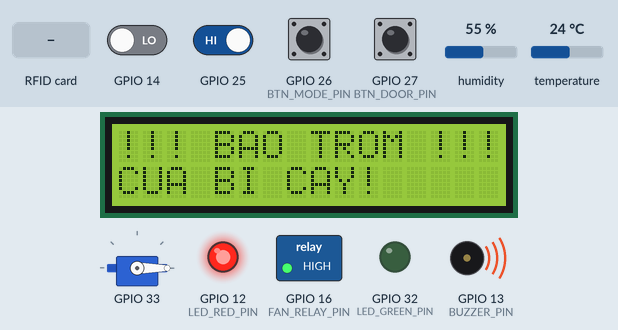
A program run on a simulated ESP32. Parts: servo, 16×2 character LCD, switched loads named in the program (green lamp = pin HIGH), output pins drawn as LEDs (lit = HIGH), buzzer (waves = sounding, pin HIGH). Dashed ring = blinking. Inputs (shaded band) come from the test bench; at power-on: GPIO 25, GPIO 26 (BTN_MODE_PIN), GPIO 27 (BTN_DOOR_PIN) HIGH, GPIO 14 LOW, temperature 24 °C, humidity 55 %. WiFi joins after 1.5 s; servers stay silent unless stated; uploads are accepted with an empty reply; EEPROM starts erased; what the program prints to the serial monitor is not drawn.

Above: at 3.3 s.
3.4 s: GPIO 27 (BTN_DOOR_PIN) pulled LOW for 0.15 s
At 3.74 s:
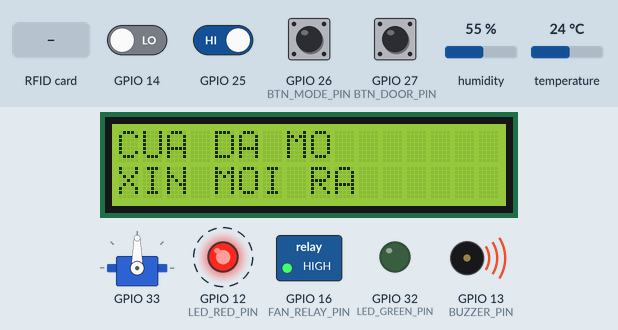
4.1 s: GPIO 26 (BTN_MODE_PIN) pulled LOW for 0.15 s
At 5.2 s:
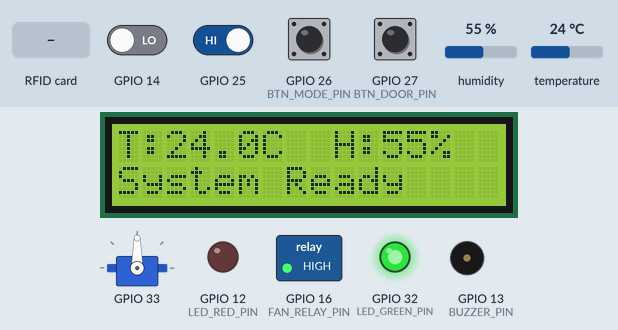
5.7 s: RFID card A1 21 34 16 held to the reader
At 6.1 s:
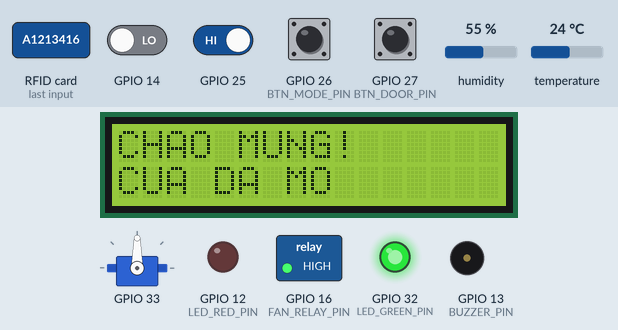
7.4 s: RFID card 5E 7A 19 C4 held to the reader
At 8.48 s:
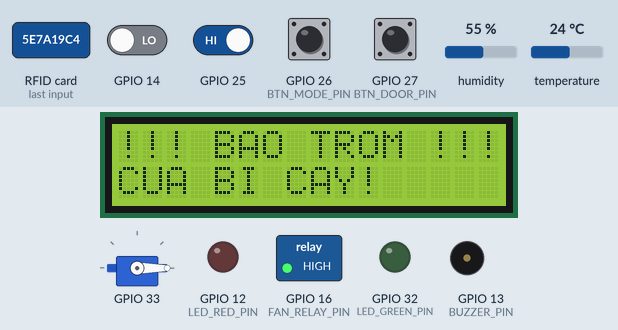
9.4 s: temperature set to 33 °C
13.4 s: temperature set to 36 °C
At 16.59 s:
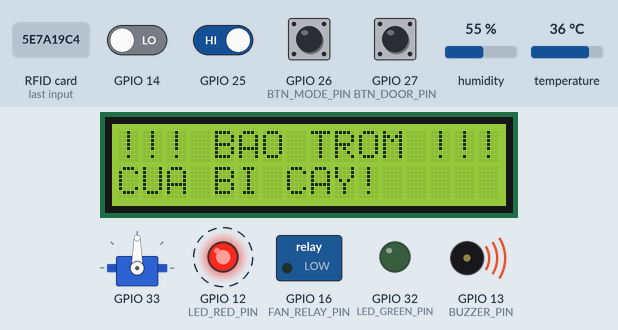
Timing chart, 0 to 19.4 s (numbered marks = the images above; inputs shaded):
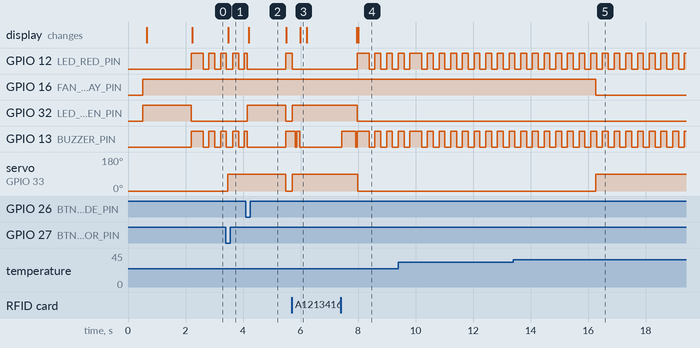

The program:

main.cpp
```cpp
#include <Arduino.h>
#include "config.h"

// ============================================================
// Nhom 5 - main.cpp  |  Trai tim he thong Smart Home
// Dieu phoi toan bo 5 module chay song song bang millis()
//
// TICH HOP TUNG BUOC:
//   [x] AlertManager  - Hoan chinh
//   [x] DoorSystem    - Hoan chinh
//   [ ] SensorManager - Cho Nhom 3 hoan thien roi bo comment
//   [ ] DisplayUI     - Cho Nhom 4 hoan thien roi bo comment
//   [ ] NetworkManager- Cho Nhom 1 hoan thien roi bo comment
// ============================================================

// --- MODULE DA HOAN CHINH ---
#include "AlertManager.h"
#include "DoorSystem.h"

// --- MODULE DANG PHAT TRIEN (bo comment khi nhom tuong ung nop code) ---
#include "SensorManager.h"
#include "DisplayUI.h"
#include "NetworkManager.h"

// ==========================================
// KHAI BAO DOI TUONG TOAN CUC
// ==========================================
AlertManager alert;
DoorSystem   door;

SensorManager  sensor;   // Uncomment khi Nhom 3 xong
DisplayUI      display;  // Uncomment khi Nhom 4 xong
// NetworkManager network;  // Uncomment khi Nhom 1 xong

// ==========================================
// BO DEM GUI DU LIEU LEN SERVER (10 giay / lan)
// ==========================================
static const unsigned long WEB_PUSH_INTERVAL = 10000; // 10 giay
static unsigned long lastWebPushTime = 0;

// ==========================================
// SETUP - Khoi tao toan bo he thong
// ==========================================
void setup() {
    Serial.begin(115200);
    delay(500); // Cho Serial on dinh
    Serial.println("==============================================");
    Serial.println("   Smart Home - He thong Canh bao v1.0");
    Serial.println("==============================================");

    // Khoi tao cac module theo thu tu
    pinMode(FAN_RELAY_PIN, OUTPUT);
    digitalWrite(FAN_RELAY_PIN, HIGH); // Tắt quạt mặc định (Kích mức thấp nên HIGH là Tắt)

    alert.init();    // 1. He thong canh bao (AlertManager)
    door.init();     // 2. He thong cua RFID (DoorSystem)

    sensor.init();  // 3. Cam bien (Nhom 3)
    display.init(); // 4. Man hinh LCD (Nhom 4)
    initWiFi(); // 5. Mang WiFi (Nhom 1)

    Serial.println("[main] Khoi tao xong. He thong san sang.");
    Serial.println("----------------------------------------------");
}

// ==========================================
// LOOP - Vong lap chinh, tuyet doi khong blocking
// ==========================================
void loop() {

    // ==========================================
    // BUOC 1: Chay vong lap nen cua tung module
    // ==========================================
    alert.loop();    // Chop den/coi bao dong (non-blocking)
    door.loop();     // Tu dong khoa cua sau 5 giay (non-blocking)

    sensor.loop();  // Cap nhat DHT11 moi 2 giay (Nhom 3)
    display.loop(); // Lam moi man hinh LCD (Nhom 4)
    maintainWiFi(); // Kiem tra va giu ket noi WiFi (Nhom 1)

    // ==========================================
    // XỬ LÝ NÚT NHẤN VẬT LÝ
    // ==========================================
    if (display.isModeButtonPressed()) {
        alert.stopAlarm(); // Nhấn nút Mode 1 cái để tắt còi rú khẩn cấp
    }
    if (display.isModeButtonHeld(5000)) {
        display.showMessage("RESETTING WIFI", "PLEASE WAIT...");
        resetWiFi(); // Nhấn giữ nút Mode 5 giây để xóa Wifi
    }

    if (display.isDoorButtonPressed()) {
        door.unlockDoor(); // Nhấn nút Door để mở cửa từ bên trong
        Serial.println("[main] Nut Door: Da mo cua tu ben trong.");
        display.showMessage("CUA DA MO", "XIN MOI RA");
    }

    // ==========================================
    // KICH BAN 8: CHỐNG KẸP CỬA THÔNG MINH (PIR)
    // Nếu cửa ĐANG MỞ mà phát hiện CÒN NGƯỜI đứng đó,
    // tự động gia hạn thêm thời gian, không cho phép đóng cửa!
    // ==========================================
    if (door.getDoorState() && sensor.isMotionDetected()) {
        door.unlockDoor(); // Việc gọi lại hàm này sẽ Reset bộ đếm lùi về lại 0
    }

    // ==========================================
    // BUOC 2: DOC DU LIEU CAM BIEN
    // (Kich hoat khi Nhom 3 hoan thanh SensorManager)
    // ==========================================
    float temperature = sensor.getTemperature();
    float humidity    = sensor.getHumidity();

    // ==========================================
    // KICH BAN 1: BAO CHAY & QUAT LAM MAT
    // Neu nhiet do > nguong -> kich hoat bao dong va bat quat
    // ==========================================
    if (temperature > TEMP_WARNING_THRESHOLD) {
        digitalWrite(FAN_RELAY_PIN, LOW); // Bật quạt thông gió (Relay kích mức thấp)
        door.unlockDoor();                // Tự động mở cửa thoát hiểm

        if (!alert.isCurrentlyAlarming()) {
            alert.triggerFireAlarm();
            display.showMessage("!!! CANH BAO !!!", "NHIET DO CAO!");
            Serial.print("[main] BAO CHAY! Nhiet do: ");
            Serial.println(temperature);
        }
    } else {
        digitalWrite(FAN_RELAY_PIN, HIGH); // Tắt quạt nếu nhiệt độ an toàn
    }

    // ==========================================
    // KICH BAN 2: BAO TROM
    // Cua vat ly bi mo (MC-38=HIGH) nhung Servo chua mo (doorState=false)
    // => Bi cay cua trai phep -> bao dong
    // ==========================================
    if (sensor.isDoorPhysicallyOpen() && !door.getDoorState()) {
        if (!alert.isCurrentlyAlarming()) {
            alert.triggerFireAlarm();
            display.showMessage("!!! BAO TROM !!!", "CUA BI CAY!");
            Serial.println("[main] BAO TROM! Cua bi mo trai phep!");
        }
    }

    // ==========================================
    // KICH BAN 3: PHAN HOI QUET THE RFID
    // Lay ket qua tu DoorSystem, goi AlertManager va DisplayUI tuong ung
    // ==========================================
    int rfidResult = door.getLastScanResult();

    if (rfidResult == RFID_ACCEPTED) {
        alert.stopAlarm(); // Tắt báo động nếu chủ nhà về quẹt thẻ
        alert.beepSuccess();
        Serial.println("[main] The hop le - Cua da mo. Da tat bao dong.");
        display.showMessage("CHAO MUNG!", "CUA DA MO");  // Nhom 4
    }
    else if (rfidResult == RFID_REJECTED) {
        alert.beepFail();
        Serial.println("[main] The khong hop le - Bi tu choi.");
        display.showMessage("THE SAI!", "KHONG HOP LE");  // Nhom 4
    }

    // ==========================================
    // KICH BAN 4: DOC THE RFID LIEN TUC
    // ==========================================
    door.checkRFID();

    // ==========================================
    // KICH BAN 5: GUi DU LIEU LEN WEB MOI 10 GIAY
    // (Kich hoat khi ca Nhom 1 va Nhom 3 hoan thanh)
    // ==========================================
    unsigned long now = millis();
    if (now - lastWebPushTime >= WEB_PUSH_INTERVAL) {
        lastWebPushTime = now;
        sendSensorData(temperature, humidity, 0.0);
        Serial.println("[main] Da gui du lieu len server.");
    }

    // ==========================================
    // KICH BAN 6: CAP NHAT MAN HINH LCD
    // (Kich hoat khi Nhom 3 va Nhom 4 hoan thanh)
    // ==========================================
    if (!alert.isCurrentlyAlarming()) {
        display.updateSensorDisplay(temperature, humidity);
    }
}
```

AlertManager.h
```cpp
#ifndef ALERT_MANAGER_H
#define ALERT_MANAGER_H

#include <Arduino.h>

// ============================================================
// Nhom 5 (Nguoi 5): Dieu phoi & He thong Canh bao - Core Logic
//
// Huong dan tich hop cho main.cpp:
//   setup() -> alert.init();
//   loop()  -> alert.loop();          // chop den/coi bao dong
//
//   Kich ban quet the dung -> alert.beepSuccess();
//   Kich ban chay / trom   -> alert.triggerFireAlarm();
//   Tat bao dong           -> alert.stopAlarm();
//   Kiem tra trang thai    -> alert.isCurrentlyAlarming();
// ============================================================

class AlertManager {
public:
    // Khoi tao chan GPIO
    void init();

    // Phat tieng "tit - tit" bao quet the dung (blocking ngan ~250ms)
    void beepSuccess();

    // Phat tieng "beep" don bao quet the sai
    void beepFail();

    // Kich hoat che do bao dong (chay / trom)
    void triggerFireAlarm();

    // Tat bao dong, tra ve trang thai binh thuong
    void stopAlarm();

    // Tra ve true neu dang trong trang thai bao dong
    bool isCurrentlyAlarming();

    // Vong lap khong blocking: chop den Do va Coi moi 200ms khi isAlarming
    void loop();

private:
    bool      isAlarming      = false;   // Co bao dong
    bool      alarmToggle     = false;   // Trang thai hien tai cua den/coi (bat/tat)
    unsigned long lastToggleTime = 0;    // Thoi diem lan cuoi toggle

    static const unsigned long ALARM_BLINK_MS = 200; // Chu ky chop tat (ms)
};

#endif
```

DisplayUI.h
```cpp
#ifndef DISPLAY_UI_H
#define DISPLAY_UI_H

#include <Arduino.h>
#include <LiquidCrystal_I2C.h>

class DisplayUI {
public:
    void init();
    void loop();
    void showMessage(const String& line1, const String& line2);
    void updateSensorDisplay(float temp, float hum);

    bool isModeButtonPressed();
    bool isModeButtonHeld(unsigned long holdTimeMs); // Mới thêm
    bool isDoorButtonPressed();

private:
    unsigned long lastLcdUpdate = 0;
    unsigned long modeButtonPressTime = 0;
    bool lastModeState = HIGH;
    bool isHoldingMode = false;
    bool lastDoorState = HIGH;
};

// extern DisplayUI displayUI;

#endif
```

DoorSystem.h
```cpp
#ifndef DOOR_SYSTEM_H
#define DOOR_SYSTEM_H

#include <Arduino.h>

// Nhom 2 (Nguoi 2): An ninh Ra Vao - Access Control & RFID
//
// Huong dan tich hop cho main.cpp (Nhom 5):
//   setup() -> door.init();
//   loop()  -> door.checkRFID();  // doc the RFID
//             door.loop();        // tu dong khoa sau DOOR_OPEN_TIME
//   Kich ban trom -> !door.getDoorState() khi cua vat ly mo (SensorManager)
//   Kich ban quet the -> door.getLastScanResult() de goi AlertManager / DisplayUI

#define RFID_NO_CARD   0
#define RFID_ACCEPTED  1
#define RFID_REJECTED  2

class DoorSystem {
public:
    void init();
    void checkRFID();
    void unlockDoor();
    void lockDoor();
    void loop();

    bool getDoorState();
    int getLastScanResult();

private:
    bool doorState = false;
    unsigned long doorOpenTime = 0;
    int lastScanResult = RFID_NO_CARD;
};

#endif
```

NetworkManager.h
```cpp
#ifndef WIFI_MANAGER_H
#define WIFI_MANAGER_H

#include <Arduino.h>

// ==========================================
// WIFI MANAGER — Nhóm 1: Mạng & Giao tiếp API
// Giao diện lập trình cho toàn bộ nhóm
// ==========================================

// Khởi tạo kết nối mạng ban đầu
// Gọi 1 lần trong setup()
void initWiFi();

// Duy trì và tự động kết nối lại khi gặp sự cố mạng
// Gọi liên tục trong loop()
void maintainWiFi();

// Gửi thông số môi trường lên server (Dùng cho Nhóm 3 - Cảm biến)
// temp: nhiệt độ (°C), humid: độ ẩm (%), light: giá trị ADC ánh sáng
// Trả về true nếu gửi thành công
bool sendSensorData(float temp, float humid, float light);

// Gửi lịch sử quẹt thẻ RFID lên server (Dùng cho Nhóm 2 - An ninh)
// uid: chuỗi UID thẻ, ví dụ "A1 21 34 16"
// Trả về true nếu gửi thành công
bool sendRFIDLog(const String& uid);

// Kiểm tra và nhận tín hiệu hoặc lệnh từ server (Dùng cho Nhóm 5 - Core Logic)
// Trả về chuỗi lệnh JSON từ server, hoặc "" nếu không có lệnh / lỗi mạng
String fetchServerCommand();

// Reset cài đặt mạng và xóa SERVER_URL (gọi khi đè nút Mode 5 giây)
void resetWiFi();

#endif
```

SensorManager.h
```cpp
#ifndef SENSOR_MANAGER_H
#define SENSOR_MANAGER_H

#include <Arduino.h>
#include <DHT.h>

class SensorManager {
public:
    void init();
    void loop();

    float getTemperature();
    float getHumidity();
    bool isDark();
    bool isMotionDetected();
    bool isDoorPhysicallyOpen();

private:
    DHT* dht = nullptr;
    float currentTemp = 0.0;
    float currentHum = 0.0;
    unsigned long lastDHTReadTime = 0;
    const unsigned long dhtReadInterval = 2000; // Đọc DHT mỗi 2 giây
};

#endif
```

AlertManager.cpp
```cpp
#include "AlertManager.h"
#include "config.h"

// ============================================================
// Nhom 5 - AlertManager.cpp
// Quan ly He thong Canh bao: Coi Buzzer, Den Do, Den Xanh
// Su dung millis() tuyet doi, khong delay() trong loop()
// ============================================================

// ==========================================
// 1. KHOI TAO CHAN GPIO
// ==========================================
void AlertManager::init() {
    pinMode(BUZZER_PIN,    OUTPUT);
    pinMode(LED_RED_PIN,   OUTPUT);
    pinMode(LED_GREEN_PIN, OUTPUT);

    // Trang thai mac dinh: an toan
    digitalWrite(BUZZER_PIN,    LOW);
    digitalWrite(LED_RED_PIN,   LOW);
    digitalWrite(LED_GREEN_PIN, HIGH); // Den xanh sang = an toan

    isAlarming    = false;
    alarmToggle   = false;
    lastToggleTime = 0;

    Serial.println("[AlertManager] Khoi tao thanh cong. Den xanh bat.");
}

// ==========================================
// 2. BEEP THANH CONG (Quet the dung)
// Tin hieu: Bat 100ms - Tat 50ms - Bat 100ms
// Dung delay() ngan (~250ms) - chap nhan duoc cho tinh hieu mot lan
// ==========================================
void AlertManager::beepSuccess() {
    // Khong phat bip khi dang bao dong de tranh xung dot am thanh
    if (isAlarming) return;

    digitalWrite(BUZZER_PIN, HIGH);
    delay(100);
    digitalWrite(BUZZER_PIN, LOW);
    delay(50);
    digitalWrite(BUZZER_PIN, HIGH);
    delay(100);
    digitalWrite(BUZZER_PIN, LOW);

    Serial.println("[AlertManager] Beep thanh cong - The hop le.");
}

// ==========================================
// 3. BEEP THAT BAI (Quet the sai)
// Tin hieu: Mot tieng dai 500ms
// ==========================================
void AlertManager::beepFail() {
    if (isAlarming) return;

    digitalWrite(BUZZER_PIN, HIGH);
    delay(500);
    digitalWrite(BUZZER_PIN, LOW);

    Serial.println("[AlertManager] Beep that bai - The bi tu choi.");
}

// ==========================================
// 4. KICH HOAT BAO DONG
// ==========================================
void AlertManager::triggerFireAlarm() {
    if (isAlarming) return; // Tranh goi nhieu lan

    isAlarming    = true;
    alarmToggle   = false;
    lastToggleTime = millis();

    // Bat ngay lap tuc, khong doi chu ky dau tien
    digitalWrite(LED_RED_PIN,   HIGH);
    digitalWrite(LED_GREEN_PIN, LOW);
    digitalWrite(BUZZER_PIN,    HIGH);

    Serial.println("[AlertManager] *** BAO DONG KICH HOAT ***");
}

// ==========================================
// 5. TAT BAO DONG - TRA VE TRANG THAI BINH THUONG
// ==========================================
void AlertManager::stopAlarm() {
    isAlarming = false;

    digitalWrite(BUZZER_PIN,    LOW);
    digitalWrite(LED_RED_PIN,   LOW);
    digitalWrite(LED_GREEN_PIN, HIGH); // Den xanh bat lai

    Serial.println("[AlertManager] Bao dong da duoc tat. He thong binh thuong.");
}

// ==========================================
// 6. TRANG THAI BAO DONG
// ==========================================
bool AlertManager::isCurrentlyAlarming() {
    return isAlarming;
}

// ==========================================
// 7. VONG LAP CHINH - KHONG BLOCKING
// Chop den Do + Coi moi 200ms khi dang bao dong
// ==========================================
void AlertManager::loop() {
    if (!isAlarming) return;

    unsigned long now = millis();
    if (now - lastToggleTime >= ALARM_BLINK_MS) {
        lastToggleTime = now;
        alarmToggle    = !alarmToggle;

        digitalWrite(LED_RED_PIN, alarmToggle ? HIGH : LOW);
        digitalWrite(BUZZER_PIN,  alarmToggle ? HIGH : LOW);
        // Den xanh luon tat khi bao dong
        digitalWrite(LED_GREEN_PIN, LOW);
    }
}
```

DisplayUI.cpp
```cpp
#include "DisplayUI.h"
#include "config.h"
#include <LiquidCrystal_I2C.h>

// Khởi tạo đối tượng lcd I2C với địa chỉ 0x27, màn hình 16 cột 2 hàng
LiquidCrystal_I2C lcd(0x27, 16, 2);

void DisplayUI::init() {
    // Khởi tạo màn hình
    lcd.init();
    lcd.backlight();

    // Cài đặt chân cho nút bấm (Sử dụng điện trở kéo lên nội bộ)
    pinMode(BTN_MODE_PIN, INPUT_PULLUP);
    pinMode(BTN_DOOR_PIN, INPUT_PULLUP);

    // Hiển thị dòng chữ chào mừng ban đầu
    showMessage("Smart Home", "Initializing...");
}

void DisplayUI::loop() {
    // Không cần xử lý nặng trong vòng lặp này đối với LCD
}

void DisplayUI::showMessage(const String& line1, const String& line2) {
    lcd.clear();
    lcd.setCursor(0, 0);
    lcd.print(line1);

    lcd.setCursor(0, 1);
    lcd.print(line2);
}

void DisplayUI::updateSensorDisplay(float temp, float hum) {
    // Chỉ cập nhật màn hình mỗi 2 giây để chống nhấp nháy (flicker)
    unsigned long currentMillis = millis();
    if (currentMillis - lastLcdUpdate >= 2000) {
        lastLcdUpdate = currentMillis;

        // Tạo hiệu ứng xóa mượt (chỉ ghi đè lên hàng đầu tiên)
        // Cách này tốt hơn lcd.clear() vì không làm màn hình bị chớp
        lcd.setCursor(0, 0);
        lcd.print("T:");
        lcd.print(temp, 1); // 1 chữ số thập phân
        lcd.print("C  ");

        lcd.setCursor(9, 0);
        lcd.print("H:");
        lcd.print(hum, 0); // Không lấy số thập phân
        lcd.print("%  ");

        // Cập nhật hàng 2 để xóa chữ "Initializing..."
        lcd.setCursor(0, 1);
        lcd.print("System Ready    ");
    }
}

bool DisplayUI::isModeButtonPressed() {
    bool currentState = digitalRead(BTN_MODE_PIN);
    bool pressed = false;

    // Phát hiện sườn âm (Từ HIGH xuống LOW)
    if (currentState == LOW && lastModeState == HIGH) {
        delay(50); // Thuật toán chống dội phím cơ bản (Debounce)
        if (digitalRead(BTN_MODE_PIN) == LOW) {
            pressed = true;
            modeButtonPressTime = millis();
            isHoldingMode = true;
        }
    } else if (currentState == HIGH && lastModeState == LOW) {
        isHoldingMode = false;
    }

    lastModeState = currentState;
    return pressed;
}

bool DisplayUI::isModeButtonHeld(unsigned long holdTimeMs) {
    if (isHoldingMode && (millis() - modeButtonPressTime >= holdTimeMs)) {
        isHoldingMode = false; // Ngăn chặn kích hoạt nhiều lần liên tiếp
        return true;
    }
    return false;
}

bool DisplayUI::isDoorButtonPressed() {
    bool currentState = digitalRead(BTN_DOOR_PIN);
    bool pressed = false;

    // Phát hiện sườn âm (Từ HIGH xuống LOW)
    if (currentState == LOW && lastDoorState == HIGH) {
        delay(50); // Thuật toán chống dội phím cơ bản (Debounce)
        if (digitalRead(BTN_DOOR_PIN) == LOW) {
            pressed = true;
        }
    }

    lastDoorState = currentState;
    return pressed;
}
```

Source omitted: DoorSystem.cpp (2449 bytes), NetworkManager.cpp (6501 bytes), SensorManager.cpp (1697 bytes), config.h (1206 bytes), config.cpp (476 bytes)

Measured:
- the behaviour switches between 34 and 35 °C on temperature (found by bisection; images 4 and 5)
- after the input at 3.4 s, servo on GPIO 33: 0° → 90° after 0.07 s; the display: changes after 0.09 s (image 1)
- after the input at 4.1 s, GPIO 32 (LED_GREEN_PIN): LOW → HIGH after 0.05 s, → LOW 1.3 s later; the display: changes after 0.10 s (image 2)
- after the input at 5.7 s, GPIO 32 (LED_GREEN_PIN): LOW → HIGH at once; servo on GPIO 33: 0° → 90° at once; the display: changes after 0.29 s (image 3)
- after the input at 7.4 s, servo on GPIO 33: 90° → 0° after 0.59 s instead of 0.32 s; the display: first changes after 0.55 s (image 4 shows a later state)
- after the input at 13.4 s, GPIO 16 (FAN_RELAY_PIN): HIGH → LOW after 2.9 s; servo on GPIO 33: 0° → 90° after 2.9 s
- by itself, GPIO 12 (LED_RED_PIN), GPIO 13 (BUZZER_PIN): alternates HIGH for 0.20 s and LOW for 0.20 s
